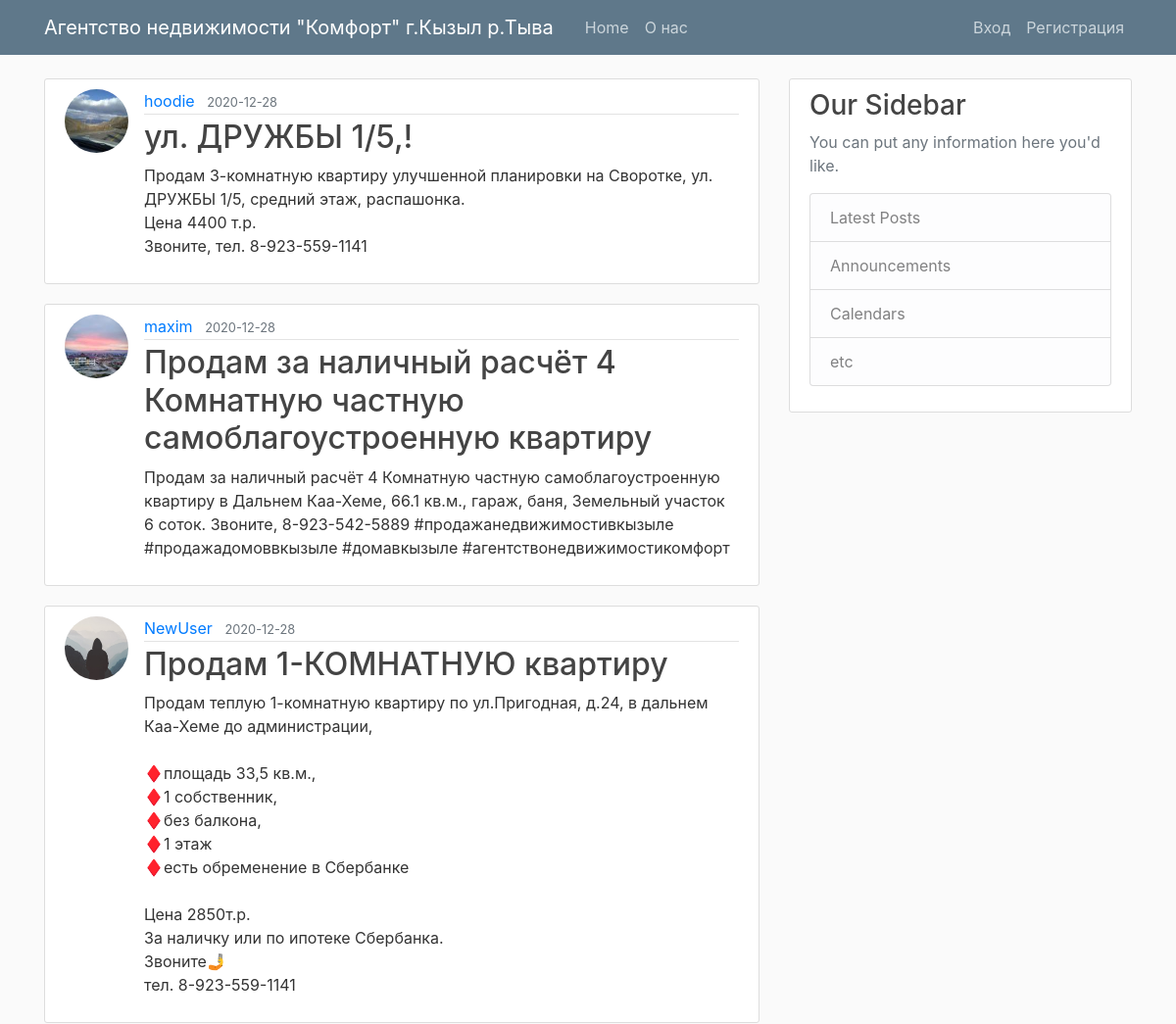
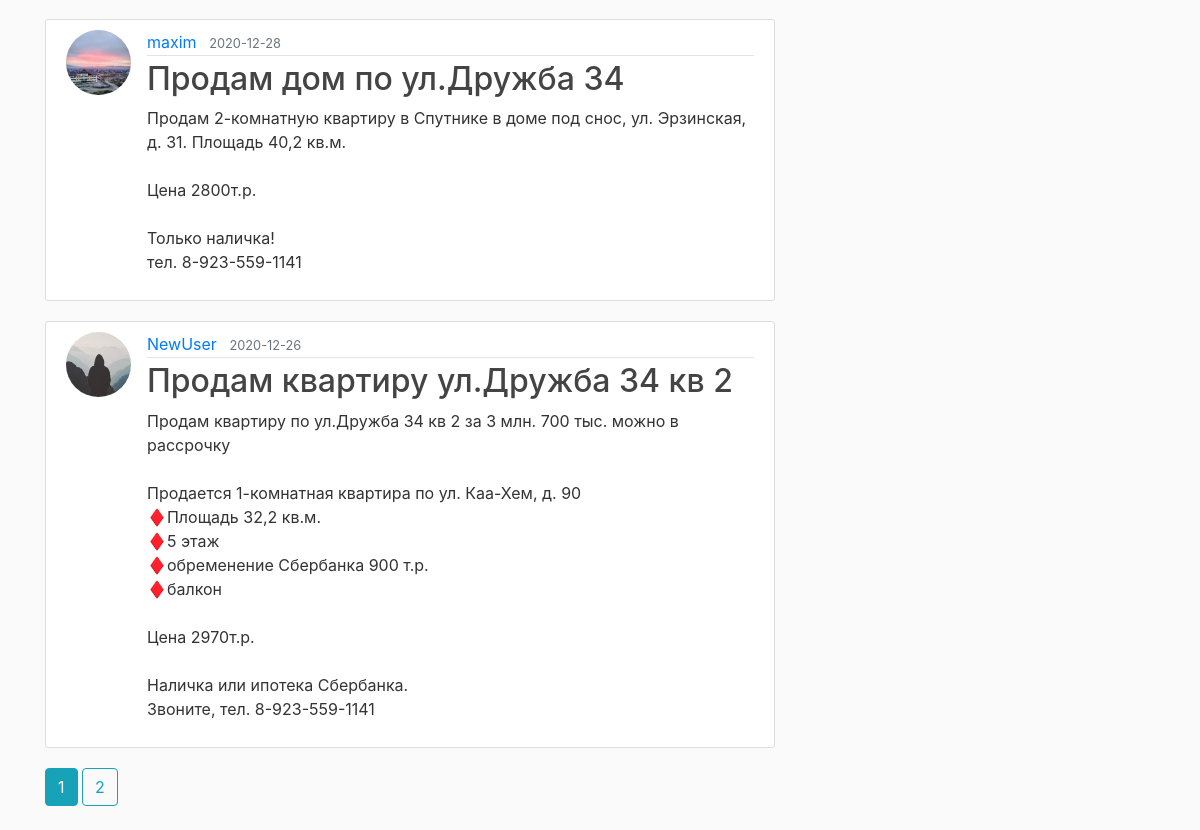
The page /home on the database its author committed (2 pictures, top to bottom).
### flaskblog/models.py (models this page shows, shortened)
class Post(db.Model):
    id = db.Column(db.Integer, primary_key=True)
    title = db.Column(db.String(100), nullable=False)
    date_posted = db.Column(db.DateTime, nullable=False, default=datetime.utcnow)
    content = db.Column(db.Text, nullable=False)
    user_id = db.Column(db.Integer, db.ForeignKey('user.id'), nullable=False)

class User(db.Model, UserMixin):
    id = db.Column(db.Integer, primary_key=True)
    username = db.Column(db.String(20), unique=True, nullable=False)
    email = db.Column(db.String(120), unique=True, nullable=False)
    image_file = db.Column(db.String(20), nullable=False, default='default.jpg')
    password = db.Column(db.String(60), nullable=False)
    posts = db.relationship('Post', backref='author', lazy=True)

### flaskblog/main/routes.py (the view)
@main.route("/")
@main.route("/home")
def home():
    page = request.args.get('page', 1, type=int)
    posts = Post.query.order_by(Post.date_posted.desc()).paginate(page=page, per_page=5)
    return render_template('home.html', posts=posts)

### flaskblog/templates/home.html
{% extends "layout.html" %}
{% block content %}
    {% for post in posts.items %}
        <article class="media content-section">
          <img class="rounded-circle article-img" src="{{ url_for('static', filename='profile_pics/' + post.author.image_file) }}">
          <div class="media-body">
            <div class="article-metadata">
              <a class="mr-2" href="{{ url_for('users.user_posts', username=post.author.username) }}">{{ post.author.username }}</a>
              <small class="text-muted">{{ post.date_posted.strftime('%Y-%m-%d') }}</small>
            </div>
            <h2><a class="article-title" href="{{ url_for('posts.post', post_id=post.id) }}">{{ post.title }}</a></h2>
            <p class="article-content">{{ post.content }}</p>
          </div>
        </article>
    {% endfor %}
    {% for page_num in posts.iter_pages(left_edge=1, right_edge=1, left_current=1, right_current=2) %}
      {% if page_num %}
        {% if posts.page == page_num %}
          <a class="btn btn-info mb-4" href="{{ url_for('main.home', page=page_num) }}">{{ page_num }}</a>
        {% else %}
          <a class="btn btn-outline-info mb-4" href="{{ url_for('main.home', page=page_num) }}">{{ page_num }}</a>
        {% endif %}
      {% else %}
        ...
      {% endif %}
    {% endfor %}
{% endblock content %}

### flaskblog/templates/layout.html (shortened to what this page needs)
<!DOCTYPE html>
<html>
<head>
    <link rel="stylesheet" href="https://maxcdn.bootstrapcdn.com/bootstrap/4.0.0/css/bootstrap.min.css">
    <link rel="stylesheet" type="text/css" href="{{ url_for('static', filename='main.css') }}">
</head>
<body>
    <header class="site-header">
      <nav class="navbar navbar-expand-md navbar-dark bg-steel fixed-top">
        <div class="container">
          <a class="navbar-brand mr-4" href="/">Агентство недвижимости "Комфорт" г.Кызыл р.Тыва</a>
          <div class="collapse navbar-collapse" id="navbarToggle">
            <div class="navbar-nav mr-auto">
              <a class="nav-item nav-link" href="{{ url_for('main.home')}}">Home</a>
              <a class="nav-item nav-link" href="{{ url_for('main.about')}}">О нас</a>
            </div>
            <div class="navbar-nav">
              {% if current_user.is_authenticated %}
                <a class="nav-item nav-link" href="{{ url_for('posts.new_post') }}">Новый пост</a>
                <a class="nav-item nav-link" href="{{ url_for('users.account') }}">Аккаунт</a>
                <a class="nav-item nav-link" href="{{ url_for('users.logout') }}">Выйти</a>
              {% else %}
                <a class="nav-item nav-link" href="{{ url_for('users.login')}}">Вход</a>
                <a class="nav-item nav-link" href="{{ url_for('users.register')}}">Регистрация</a>
              {% endif %}
            </div>
          </div>
        </div>
      </nav>
    </header>
    <main role="main" class="container">
      <div class="row">
        <div class="col-md-8">
          {% block content %}{% endblock %}
        </div>
        <div class="col-md-4">
          <div class="content-section">
            <h3>Our Sidebar</h3>
            <p class='text-muted'>You can put any information here you'd like.
              <ul class="list-group">
                <li class="list-group-item list-group-item-light">Latest Posts</li>
                <li class="list-group-item list-group-item-light">Announcements</li>
                <li class="list-group-item list-group-item-light">Calendars</li>
                <li class="list-group-item list-group-item-light">etc</li>
              </ul>
            </p>
          </div>
        </div>
      </div>
    </main>
</body>
</html>

### flaskblog/static/main.css (style rules this page uses)
body { background: #fafafa; color: #333333; margin-top: 5rem; }
h1, h2, h3, h4, h5, h6 { color: #444444; }
.bg-steel { background-color: #5f788a; }
.site-header .navbar-nav .nav-link { color: #cbd5db; }
.content-section { background: #ffffff; padding: 10px 20px; border: 1px solid #dddddd; border-radius: 3px; margin-bottom: 20px; }
.article-title { color: #444444; }
.article-content { white-space: pre-line; }
.article-img { height: 65px; width: 65px; margin-right: 16px; }
.article-metadata { padding-bottom: 1px; margin-bottom: 4px; border-bottom: 1px solid #e3e3e3 }

### rows shown on the page
Post: image_file (picture), author.username "hoodie", date_posted "2020-12-28", title "ул. ДРУЖБЫ 1/5,!", content "Продам 3-комнатную квартиру улучшенной планировки на Своротке, ул. ДРУЖБЫ 1/5, средний этаж, распашонка. Цена 4400 т.р. Звоните, тел. 8-923-559-1141"
Post: image_file (picture), author.username "maxim", date_posted "2020-12-28", title "Продам за наличный расчёт 4 Комнатную частную самоблагоустроенную квартиру", content "Продам за наличный расчёт 4 Комнатную частную самоблагоустроенную квартиру в Дальнем Каа-Хеме, 66.1 кв.м., гараж, баня, Земельный участок 6 соток. Звоните, 8-923-542-5889 #продажанедвижимостивкызыле #продажадомоввкызыле #домавкызыле #агентствонедвижимостикомфорт"
Post: image_file (placeholder picture), author.username "NewUser", date_posted "2020-12-28", title "Продам 1-КОМНАТНУЮ квартиру", content "Продам теплую 1-комнатную квартиру по ул.Пригодная, д.24, в дальнем Каа-Хеме до администрации, ♦️площадь 33,5 кв.м., ♦️1 собственник, ♦️без балкона, ♦️1 этаж ♦️есть обременение в Сбербанке Цена 2850т.р. За наличку или по ипотеке Сбербанка. Звоните🤳 тел. 8-923-559-1141"
Post: image_file (picture), author.username "maxim", date_posted "2020-12-28", title "Продам дом по ул.Дружба 34", content "Продам 2-комнатную квартиру в Спутнике в доме под снос, ул. Эрзинская, д. 31. Площадь 40,2 кв.м. Цена 2800т.р. Только наличка! тел. 8-923-559-1141"
Post: image_file (placeholder picture), author.username "NewUser", date_posted "2020-12-26", title "Продам квартиру ул.Дружба 34 кв 2", content "Продам квартиру по ул.Дружба 34 кв 2 за 3 млн. 700 тыс. можно в рассрочку Продается 1-комнатная квартира по ул. Каа-Хем, д. 90 ♦️Площадь 32,2 кв.м. ♦️5 этаж ♦️обременение Сбербанка 900 т.р. ♦️балкон Цена 2970т.р. Наличка или ипотека Сбербанка. Звоните, тел. 8-923-559-1141"

### other values the page prints
{{ page_num }} "1"
{{ page_num }} "2"
